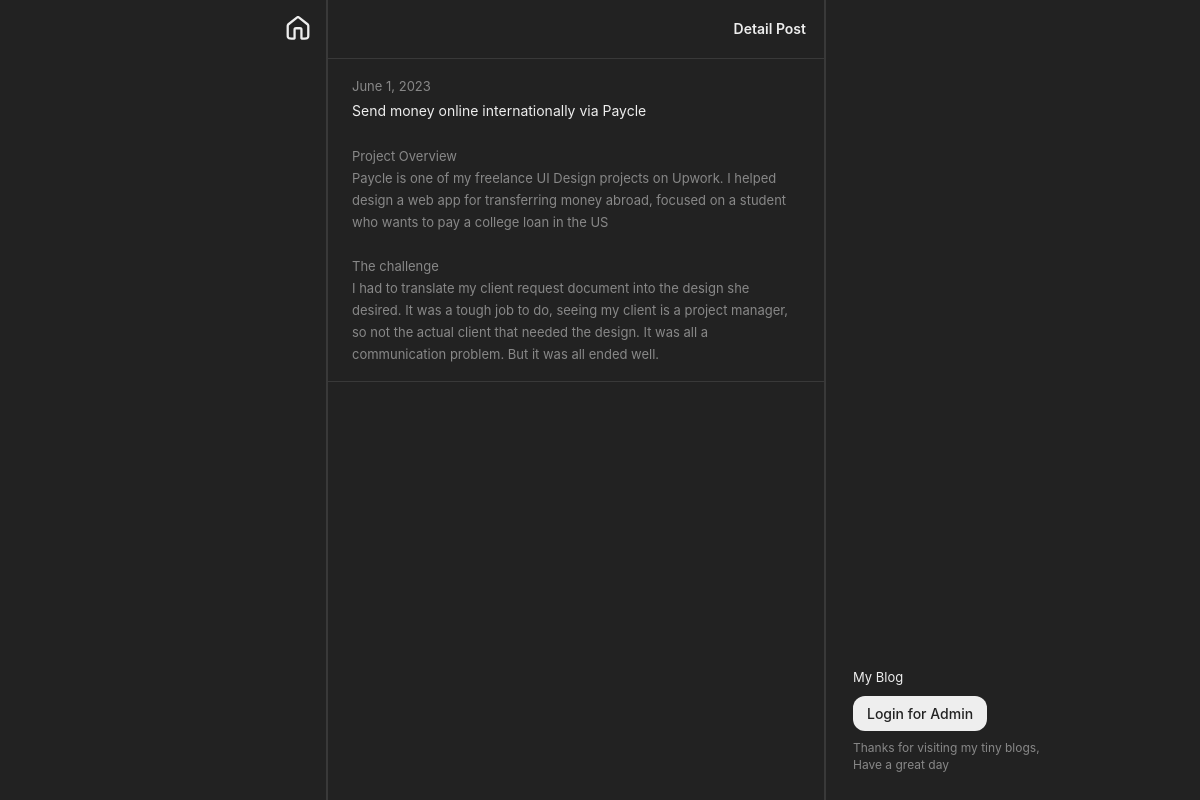
Page /post_detail.php?id=1 on the committed database.
### tables this page shows
CREATE TABLE `posts` (
  `id` int(11) NOT NULL,
  `title` varchar(255) NOT NULL,
  `content` longtext NOT NULL,
  `created_at` datetime NOT NULL DEFAULT current_timestamp()
);

### post_detail.php (the view, shortened to what this page needs)
<?php
include 'db.php';
$id = $_GET['id'];
$stmt = $conn->prepare("SELECT * FROM posts WHERE id = ?");
$stmt->bind_param("i", $id);
$stmt->execute();
$result = $stmt->get_result();
$row = $result->fetch_assoc();
?>
<!DOCTYPE html>
<html>
<head>
    <link href="styles.css" rel="stylesheet">
</head>
<body>
    <div class="wrapper">
        <div class="left">
            <div class="left-container">
            <a href="index.php" style="text-decoration: none; color: inherit; cursor: pointer;" class="haptic">
</a>
            </div>
        </div>
        <div class="middle middle-border">
            <div class="content middle-border">
                <div class="tulisan-my-blog">
                    <span class="heading-bold">Detail Post</span>
                </div>
                <div class="post-list height-detail">
                    <div class="post post-column">
                    <span class="post-list-desc"><?php echo date("F j, Y", strtotime($row['created_at'])); ?></span>
                        <span class="post-list-title" style="margin-bottom: 20px;"><?php echo $row['title']; ?></span>
                        <span class="post-list-desc"><?php echo nl2br(htmlspecialchars($row['content'], ENT_QUOTES, 'UTF-8')); ?></span>
                    </div>
                </div>
            </div>
        </div>
        <div class="right">
            <div class="content right-container">
                <div class="right-box">
                    <span class="above-button">My Blog</span>
                    <button class="login-button">
                        <span id="loginBtn">Login for Admin</span>
                    </button>
                    <span class="below-button">Thanks for visiting my tiny blogs,<br />Have a great day</span>
                </div>
            </div>
        </div>
    </div>

### styles.css (style rules this page uses)
button { background: none; color: inherit; border: none; padding: 0; font: inherit; cursor: pointer; outline: inherit; }
* { box-sizing: border-box; }
body { font-family: "Inter", system-ui, -apple-system, BlinkMacSystemFont, 'Segoe UI', Roboto, Oxygen, Ubuntu, Cantarell, 'Open Sans', 'Helvetica Neue', sans-serif; font-style: normal; margin: 0; margin-left: 9vw; padding: 0; display: flex; justify-content: center; align-items: center; height: 100vh; background-color: #222222; }
.wrapper { display: flex; justify-content: space-between; width: 55%; height: 100%; }
.left, .right, .middle { display: flex; height: 100%; }
.left { align-items: flex-start; flex: 0 1 auto; }
.right { align-items: flex-end; flex: 0 1 auto; min-width: 250px; }
.middle { align-items: flex-start; justify-content: center; flex: 1; min-width: 500px; max-width: 500px; }
.left-container { display: flex; flex-direction: column; align-items: center; padding: 16px; gap: 32px; align-self: flex-start; }
.content { width: 100%; }
a { color: #eeeeee; text-decoration: none; }
.heading-bold { font-weight: 600; font-size: 14px; line-height: 22px; display: flex; align-items: center; color: #eeeeee; }
.post-list-title { font-weight: 400; font-size: 14px; line-height: 28px; display: flex; align-items: center; color: #eeeeee; }
.post-list-desc { font-weight: 400; font-size: 13px; line-height: 22px; display: flex; align-items: center; color: #888888; }
.post { box-sizing: border-box; display: flex; justify-content: space-between; align-items: start; padding: 16px 24px; border-bottom: 1px solid rgba(255, 255, 255, 0.1); }
.post-column { flex-direction: column; }
.tulisan-my-blog { box-sizing: border-box; display: flex; flex-direction: row; align-items: center; justify-content: space-between; padding: 18px; gap: 25.36px; border-bottom: 1px solid rgba(255, 255, 255, 0.1); }
.middle-border { border-width: 0px 1px; border-style: solid; border-color: rgba(255, 255, 255, 0.1); }
.right-container { display: flex; flex-direction: column; justify-content: flex-end; align-items: flex-start; padding: 27px; gap: 11px; align-self: flex-end; }
.right-box { display: flex; flex-direction: column; align-items: flex-start; padding: 0px; gap: 8px; }
.below-button { font-weight: 400; font-size: 12px; line-height: 17px; display: flex; align-items: center; color: #888888; }
.above-button { font-weight: 400; font-size: 13px; line-height: 22px; display: flex; align-items: center; color: #eeeeee; }
.login-button { display: flex; flex-direction: row; align-items: flex-start; padding: 9px 14px; background: #eeeeee; border-radius: 12px; }
#loginBtn { font-weight: 500; font-size: 14px; line-height: 17px; display: flex; align-items: center; text-align: center; color: #222222; }
.icon-home { width: 24px; height: 24px; }
.post-list { overflow-y: auto; scrollbar-color: #222222 #222222; scrollbar-width: thin; }
.height-detail { height: 93.5vh; }
.tulisan-my-blog { position: sticky; top: 0; }
@media screen and (max-width: 1250px) { body { font-family: "Inter", system-ui, -apple-system, BlinkMacSystemFont, 'Segoe UI', Roboto, Oxygen, Ubuntu, Cantarell, 'Open Sans', 'Helvetica Neue', sans-serif; font-style: normal; margin: 0; padding: 0; display: flex; justify-content: space-around; align-items: center; height: 100vh; background-color: #222222; } }

### rows in the picture
posts: created_at "June 1, 2023", title "Send money online internationally via Paycle", content "Project Overview Paycle is one of my freelance UI Design projects on Upwork. I helped design a web app for transferring money abroad, focused on a student who wants to pay a college loan in the US The challenge I had to translate my client request document into the design she desired. It was a tough job to do, seeing my client is a project manager, so not the actual client that needed the design. It was all a communication problem. But it was all ended well."
